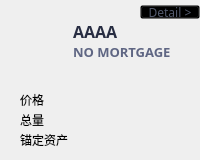
<?xml version="1.0" encoding="UTF-8"?>
<ui version="4.0">
 <class>SingleContractWidget</class>
 <widget class="QWidget" name="SingleContractWidget">
  <property name="geometry">
   <rect>
    <x>0</x>
    <y>0</y>
    <width>200</width>
    <height>160</height>
   </rect>
  </property>
  <property name="windowTitle">
   <string>Form</string>
  </property>
  <property name="styleSheet">
   <string notr="true"/>
  </property>
  <widget class="QWidget" name="widget" native="true">
   <property name="geometry">
    <rect>
     <x>0</x>
     <y>0</y>
     <width>200</width>
     <height>160</height>
    </rect>
   </property>
   <property name="font">
    <font>
     <family>微软雅黑</family>
    </font>
   </property>
   <property name="styleSheet">
    <string notr="true"/>
   </property>
   <widget class="QLabel" name="nameLabel">
    <property name="geometry">
     <rect>
      <x>73</x>
      <y>20</y>
      <width>120</width>
      <height>22</height>
     </rect>
    </property>
    <property name="font">
     <font>
      <family>微软雅黑</family>
      <pointsize>12</pointsize>
      <weight>75</weight>
      <italic>false</italic>
      <bold>true</bold>
     </font>
    </property>
    <property name="styleSheet">
     <string notr="true">color: rgb(40, 45, 66);</string>
    </property>
    <property name="text">
     <string>AAAA</string>
    </property>
    <property name="textInteractionFlags">
     <set>Qt::LinksAccessibleByMouse|Qt::TextSelectableByMouse</set>
    </property>
   </widget>
   <widget class="QToolButton" name="detailBtn">
    <property name="geometry">
     <rect>
      <x>140</x>
      <y>5</y>
      <width>60</width>
      <height>14</height>
     </rect>
    </property>
    <property name="font">
     <font>
      <family>微软雅黑</family>
     </font>
    </property>
    <property name="cursor">
     <cursorShape>PointingHandCursor</cursorShape>
    </property>
    <property name="styleSheet">
     <string notr="true">color: rgb(83,90,109);background:transparent;</string>
    </property>
    <property name="text">
     <string>Detail &gt;</string>
    </property>
   </widget>
   <widget class="QLabel" name="priceLabel">
    <property name="geometry">
     <rect>
      <x>60</x>
      <y>90</y>
      <width>120</width>
      <height>20</height>
     </rect>
    </property>
    <property name="font">
     <font>
      <family>微软雅黑</family>
     </font>
    </property>
    <property name="styleSheet">
     <string notr="true"/>
    </property>
    <property name="text">
     <string/>
    </property>
    <property name="alignment">
     <set>Qt::AlignRight|Qt::AlignTrailing|Qt::AlignVCenter</set>
    </property>
   </widget>
   <widget class="QLabel" name="supplyLabel">
    <property name="geometry">
     <rect>
      <x>60</x>
      <y>110</y>
      <width>120</width>
      <height>20</height>
     </rect>
    </property>
    <property name="font">
     <font>
      <family>微软雅黑</family>
     </font>
    </property>
    <property name="styleSheet">
     <string notr="true"/>
    </property>
    <property name="text">
     <string/>
    </property>
    <property name="alignment">
     <set>Qt::AlignRight|Qt::AlignTrailing|Qt::AlignVCenter</set>
    </property>
   </widget>
   <widget class="QLabel" name="typeLabel">
    <property name="geometry">
     <rect>
      <x>73</x>
      <y>42</y>
      <width>120</width>
      <height>20</height>
     </rect>
    </property>
    <property name="font">
     <font>
      <family>微软雅黑</family>
      <pointsize>10</pointsize>
      <weight>75</weight>
      <bold>true</bold>
     </font>
    </property>
    <property name="styleSheet">
     <string notr="true">color: rgb(95, 102, 131);</string>
    </property>
    <property name="text">
     <string>NO MORTGAGE</string>
    </property>
    <property name="alignment">
     <set>Qt::AlignLeading|Qt::AlignLeft|Qt::AlignVCenter</set>
    </property>
   </widget>
   <widget class="QLabel" name="priceLabel2">
    <property name="geometry">
     <rect>
      <x>20</x>
      <y>90</y>
      <width>40</width>
      <height>20</height>
     </rect>
    </property>
    <property name="font">
     <font>
      <family>微软雅黑</family>
     </font>
    </property>
    <property name="styleSheet">
     <string notr="true"/>
    </property>
    <property name="text">
     <string>价格</string>
    </property>
    <property name="alignment">
     <set>Qt::AlignLeading|Qt::AlignLeft|Qt::AlignVCenter</set>
    </property>
   </widget>
   <widget class="QLabel" name="logoLabel">
    <property name="geometry">
     <rect>
      <x>20</x>
      <y>21</y>
      <width>42</width>
      <height>42</height>
     </rect>
    </property>
    <property name="text">
     <string/>
    </property>
   </widget>
   <widget class="QLabel" name="anchorLabel">
    <property name="geometry">
     <rect>
      <x>80</x>
      <y>130</y>
      <width>100</width>
      <height>20</height>
     </rect>
    </property>
    <property name="font">
     <font>
      <family>微软雅黑</family>
     </font>
    </property>
    <property name="styleSheet">
     <string notr="true"/>
    </property>
    <property name="text">
     <string/>
    </property>
    <property name="alignment">
     <set>Qt::AlignRight|Qt::AlignTrailing|Qt::AlignVCenter</set>
    </property>
   </widget>
   <widget class="QLabel" name="supplyLabel2">
    <property name="geometry">
     <rect>
      <x>20</x>
      <y>110</y>
      <width>40</width>
      <height>20</height>
     </rect>
    </property>
    <property name="font">
     <font>
      <family>微软雅黑</family>
     </font>
    </property>
    <property name="styleSheet">
     <string notr="true"/>
    </property>
    <property name="text">
     <string>总量</string>
    </property>
    <property name="alignment">
     <set>Qt::AlignLeading|Qt::AlignLeft|Qt::AlignVCenter</set>
    </property>
   </widget>
   <widget class="QLabel" name="anchorLabel2">
    <property name="geometry">
     <rect>
      <x>20</x>
      <y>130</y>
      <width>60</width>
      <height>20</height>
     </rect>
    </property>
    <property name="font">
     <font>
      <family>微软雅黑</family>
     </font>
    </property>
    <property name="styleSheet">
     <string notr="true"/>
    </property>
    <property name="text">
     <string>锚定资产</string>
    </property>
    <property name="alignment">
     <set>Qt::AlignLeading|Qt::AlignLeft|Qt::AlignVCenter</set>
    </property>
   </widget>
   <zorder>nameLabel</zorder>
   <zorder>detailBtn</zorder>
   <zorder>priceLabel</zorder>
   <zorder>supplyLabel</zorder>
   <zorder>typeLabel</zorder>
   <zorder>priceLabel2</zorder>
   <zorder>anchorLabel</zorder>
   <zorder>supplyLabel2</zorder>
   <zorder>anchorLabel2</zorder>
   <zorder>logoLabel</zorder>
  </widget>
 </widget>
 <resources/>
 <connections/>
</ui>
